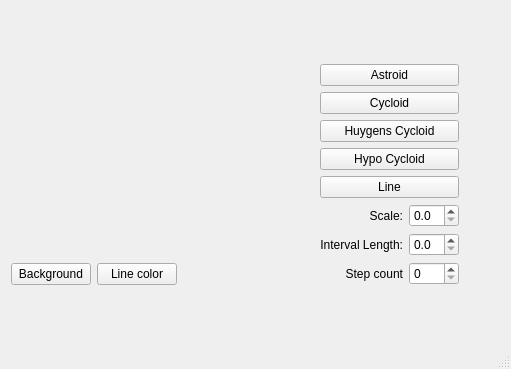
<?xml version="1.0" encoding="UTF-8"?>
<ui version="4.0">
 <class>MainWindow</class>
 <widget class="QMainWindow" name="MainWindow">
  <property name="geometry">
   <rect>
    <x>0</x>
    <y>0</y>
    <width>511</width>
    <height>369</height>
   </rect>
  </property>
  <property name="windowTitle">
   <string>MainWindow</string>
  </property>
  <widget class="QWidget" name="centralwidget">
   <widget class="QWidget" name="">
    <property name="geometry">
     <rect>
      <x>11</x>
      <y>42</y>
      <width>448</width>
      <height>266</height>
     </rect>
    </property>
    <layout class="QGridLayout" name="gridLayout">
     <item row="0" column="0">
      <layout class="QVBoxLayout" name="verticalLayout">
       <item>
        <widget class="RenderArea" name="renderArea" native="true"/>
       </item>
       <item>
        <layout class="QHBoxLayout" name="horizontalLayout_4">
         <item>
          <widget class="QPushButton" name="btnBackgroundColor">
           <property name="text">
            <string>Background</string>
           </property>
          </widget>
         </item>
         <item>
          <widget class="QPushButton" name="btnLineColor">
           <property name="text">
            <string>Line color</string>
           </property>
          </widget>
         </item>
         <item>
          <spacer name="horizontalSpacer">
           <property name="orientation">
            <enum>Qt::Horizontal</enum>
           </property>
           <property name="sizeHint" stdset="0">
            <size>
             <width>40</width>
             <height>20</height>
            </size>
           </property>
          </spacer>
         </item>
        </layout>
       </item>
      </layout>
     </item>
     <item row="0" column="1">
      <layout class="QVBoxLayout" name="verticalLayout_2">
       <item>
        <widget class="QPushButton" name="btnAstroid">
         <property name="text">
          <string>Astroid</string>
         </property>
        </widget>
       </item>
       <item>
        <widget class="QPushButton" name="btnCycloid">
         <property name="text">
          <string>Cycloid</string>
         </property>
        </widget>
       </item>
       <item>
        <widget class="QPushButton" name="btnHuygens">
         <property name="text">
          <string>Huygens Cycloid</string>
         </property>
        </widget>
       </item>
       <item>
        <widget class="QPushButton" name="btnHypo">
         <property name="text">
          <string>Hypo Cycloid</string>
         </property>
        </widget>
       </item>
       <item>
        <widget class="QPushButton" name="btnLine">
         <property name="text">
          <string>Line</string>
         </property>
        </widget>
       </item>
       <item>
        <layout class="QHBoxLayout" name="horizontalLayout">
         <item>
          <widget class="QLabel" name="label">
           <property name="text">
            <string>Scale:</string>
           </property>
           <property name="alignment">
            <set>Qt::AlignRight|Qt::AlignTrailing|Qt::AlignVCenter</set>
           </property>
          </widget>
         </item>
         <item>
          <widget class="QDoubleSpinBox" name="spinScale">
           <property name="maximumSize">
            <size>
             <width>50</width>
             <height>16777215</height>
            </size>
           </property>
           <property name="decimals">
            <number>1</number>
           </property>
           <property name="singleStep">
            <double>0.100000000000000</double>
           </property>
          </widget>
         </item>
        </layout>
       </item>
       <item>
        <layout class="QHBoxLayout" name="horizontalLayout_2">
         <item>
          <widget class="QLabel" name="label_2">
           <property name="text">
            <string>Interval Length:</string>
           </property>
           <property name="alignment">
            <set>Qt::AlignRight|Qt::AlignTrailing|Qt::AlignVCenter</set>
           </property>
          </widget>
         </item>
         <item>
          <widget class="QDoubleSpinBox" name="spinIntervalLength">
           <property name="maximumSize">
            <size>
             <width>50</width>
             <height>16777215</height>
            </size>
           </property>
           <property name="decimals">
            <number>1</number>
           </property>
           <property name="singleStep">
            <double>0.100000000000000</double>
           </property>
          </widget>
         </item>
        </layout>
       </item>
       <item>
        <layout class="QHBoxLayout" name="horizontalLayout_3">
         <item>
          <widget class="QLabel" name="label_3">
           <property name="text">
            <string>Step count</string>
           </property>
           <property name="alignment">
            <set>Qt::AlignRight|Qt::AlignTrailing|Qt::AlignVCenter</set>
           </property>
          </widget>
         </item>
         <item>
          <widget class="QSpinBox" name="spinCount">
           <property name="maximumSize">
            <size>
             <width>50</width>
             <height>16777215</height>
            </size>
           </property>
           <property name="maximum">
            <number>512</number>
           </property>
           <property name="singleStep">
            <number>1</number>
           </property>
          </widget>
         </item>
        </layout>
       </item>
      </layout>
     </item>
    </layout>
   </widget>
  </widget>
  <widget class="QStatusBar" name="statusbar"/>
 </widget>
 <customwidgets>
  <customwidget>
   <class>RenderArea</class>
   <extends>QWidget</extends>
   <header>renderarea.h</header>
   <container>1</container>
  </customwidget>
 </customwidgets>
 <resources/>
 <connections/>
</ui>
